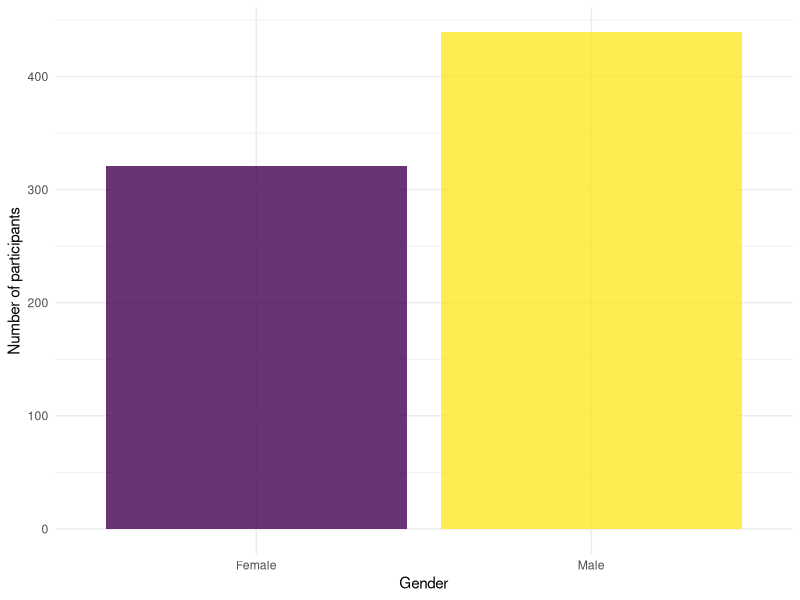
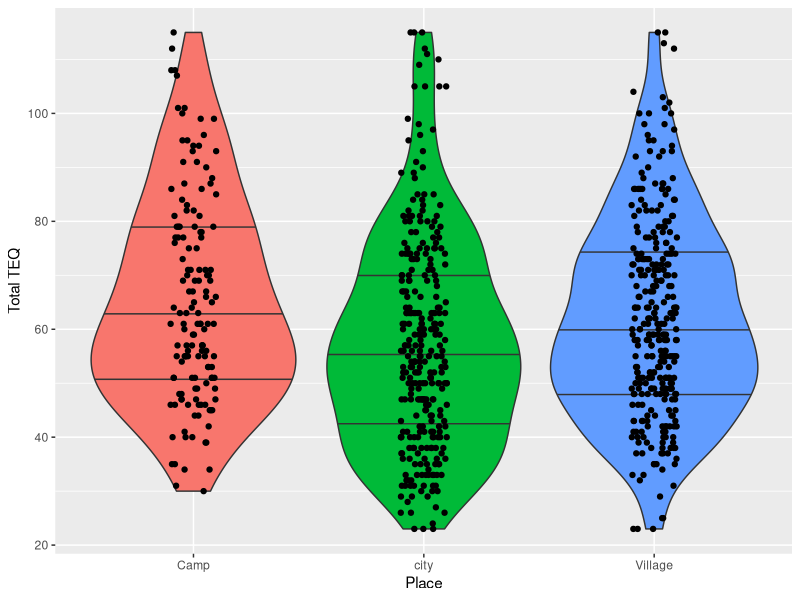

Generate these figures, in order, with R:
## ---- chunk 1
library(tidyverse)
data <- read_csv("networkdataset.csv")
## ---- chunk 2
# we are telling R we want to plot dat, we are letting R know Gender 
# is a factor on our x axis and we want to fill with colour
ggplot(data, aes(x = as.factor(Gender), fill = as.factor(Gender))) +
  # we are choosing a bar plot
  geom_bar(show.legend = FALSE, alpha = .8) +
  # we are naming the x scale
  scale_x_discrete(name = "Gender") +
  # we are chosing a colour scheme from pre-exising options
  scale_fill_viridis_d(option = "D") +
  # we are naming the y scale
  scale_y_continuous(name = "Number of participants")+
  # we are chosing a theme from pre-existing options
  theme_minimal()
## ---- chunk 3

total_TEQ <- data %>%
select(., TEQ1:TEQ23, Pcode, Place) %>%
gather("var", "score", -Pcode, -Place) %>%
group_by(Pcode, Place) %>%
summarise(tot_TEQ = sum(score))

## ---- chunk 4
ggplot(total_TEQ, aes(x = as.factor(Place), fill = as.factor(Place), y = tot_TEQ)) + geom_violin(show.legend = FALSE, trim = TRUE, draw_quantiles = c(0.25, 0.5, 0.75)) + 
geom_jitter(height = 0, width = 0.1, show.legend = FALSE) +
  scale_y_continuous(name = "Total TEQ") +
  scale_x_discrete(name = "Place")
